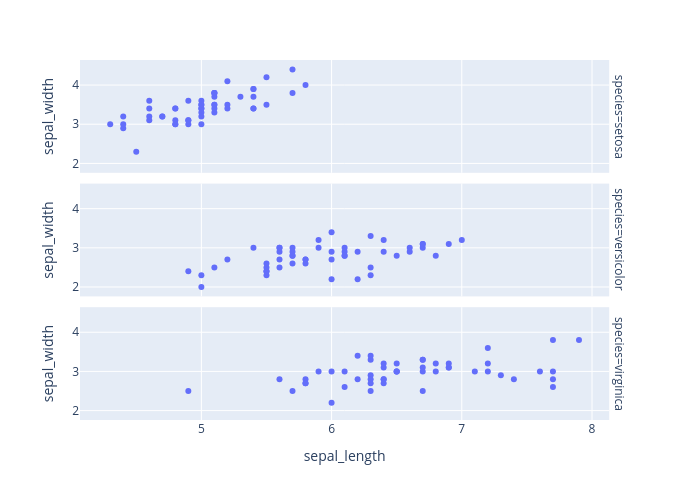

This figure's notebook cell:
### Code cell
px.scatter(data_frame=df, x='sepal_length', y='sepal_width', facet_row='species', height=500, width=700)

### Figure 1 — Plotly figure (JSON) as saved in the notebook; plotly's stock layout.template omitted (floating-point values rounded to 4 significant figures)
{"data": [{"hovertemplate": "species=setosa<br>sepal_length=%{x}<br>sepal_width=%{y}<extra></extra>", "legendgroup": "", "marker": {"color": "#636efa", "symbol": "circle"}, "mode": "markers", "name": "", "orientation": "v", "showlegend": false, "type": "scatter", "x": [5.1, 4.9, 4.7, 4.6, 5, 5.4, 4.6, 5, 4.4, 4.9, 5.4, 4.8, 4.8, 4.3, 5.8, 5.7, 5.4, 5.1, 5.7, 5.1, 5.4, 5.1, 4.6, 5.1, 4.8, 5, 5, 5.2, 5.2, 4.7, 4.8, 5.4, 5.2, 5.5, 4.9, 5, 5.5, 4.9, 4.4, 5.1, 5, 4.5, 4.4, 5, 5.1, 4.8, 5.1, 4.6, 5.3, 5], "xaxis": "x3", "y": [3.5, 3, 3.2, 3.1, 3.6, 3.9, 3.4, 3.4, 2.9, 3.1, 3.7, 3.4, 3, 3, 4, 4.4, 3.9, 3.5, 3.8, 3.8, 3.4, 3.7, 3.6, 3.3, 3.4, 3, 3.4, 3.5, 3.4, 3.2, 3.1, 3.4, 4.1, 4.2, 3.1, 3.2, 3.5, 3.6, 3, 3.4, 3.5, 2.3, 3.2, 3.5, 3.8, 3, 3.8, 3.2, 3.7, 3.3], "yaxis": "y3"}, {"hovertemplate": "species=versicolor<br>sepal_length=%{x}<br>sepal_width=%{y}<extra></extra>", "legendgroup": "", "marker": {"color": "#636efa", "symbol": "circle"}, "mode": "markers", "name": "", "orientation": "v", "showlegend": false, "type": "scatter", "x": [7, 6.4, 6.9, 5.5, 6.5, 5.7, 6.3, 4.9, 6.6, 5.2, 5, 5.9, 6, 6.1, 5.6, 6.7, 5.6, 5.8, 6.2, 5.6, 5.9, 6.1, 6.3, 6.1, 6.4, 6.6, 6.8, 6.7, 6, 5.7, 5.5, 5.5, 5.8, 6, 5.4, 6, 6.7, 6.3, 5.6, 5.5, 5.5, 6.1, 5.8, 5, 5.6, 5.7, 5.7, 6.2, 5.1, 5.7], "xaxis": "x2", "y": [3.2, 3.2, 3.1, 2.3, 2.8, 2.8, 3.3, 2.4, 2.9, 2.7, 2, 3, 2.2, 2.9, 2.9, 3.1, 3, 2.7, 2.2, 2.5, 3.2, 2.8, 2.5, 2.8, 2.9, 3, 2.8, 3, 2.9, 2.6, 2.4, 2.4, 2.7, 2.7, 3, 3.4, 3.1, 2.3, 3, 2.5, 2.6, 3, 2.6, 2.3, 2.7, 3, 2.9, 2.9, 2.5, 2.8], "yaxis": "y2"}, {"hovertemplate": "species=virginica<br>sepal_length=%{x}<br>sepal_width=%{y}<extra></extra>", "legendgroup": "", "marker": {"color": "#636efa", "symbol": "circle"}, "mode": "markers", "name": "", "orientation": "v", "showlegend": false, "type": "scatter", "x": [6.3, 5.8, 7.1, 6.3, 6.5, 7.6, 4.9, 7.3, 6.7, 7.2, 6.5, 6.4, 6.8, 5.7, 5.8, 6.4, 6.5, 7.7, 7.7, 6, 6.9, 5.6, 7.7, 6.3, 6.7, 7.2, 6.2, 6.1, 6.4, 7.2, 7.4, 7.9, 6.4, 6.3, 6.1, 7.7, 6.3, 6.4, 6, 6.9, 6.7, 6.9, 5.8, 6.8, 6.7, 6.7, 6.3, 6.5, 6.2, 5.9], "xaxis": "x", "y": [3.3, 2.7, 3, 2.9, 3, 3, 2.5, 2.9, 2.5, 3.6, 3.2, 2.7, 3, 2.5, 2.8, 3.2, 3, 3.8, 2.6, 2.2, 3.2, 2.8, 2.8, 2.7, 3.3, 3.2, 2.8, 3, 2.8, 3, 2.8, 3.8, 2.8, 2.8, 2.6, 3, 3.4, 3.1, 3, 3.1, 3.1, 3.1, 2.7, 3.2, 3.3, 3, 2.5, 3, 3.4, 3], "yaxis": "y"}], "layout": {"annotations": [{"font": {}, "showarrow": false, "text": "species=virginica", "textangle": 90, "x": 0.98, "xanchor": "left", "xref": "paper", "y": 0.1567, "yanchor": "middle", "yref": "paper"}, {"font": {}, "showarrow": false, "text": "species=versicolor", "textangle": 90, "x": 0.98, "xanchor": "left", "xref": "paper", "y": 0.5, "yanchor": "middle", "yref": "paper"}, {"font": {}, "showarrow": false, "text": "species=setosa", "textangle": 90, "x": 0.98, "xanchor": "left", "xref": "paper", "y": 0.8433, "yanchor": "middle", "yref": "paper"}], "height": 500, "legend": {"tracegroupgap": 0}, "margin": {"t": 60}, "width": 700, "xaxis": {"anchor": "y", "autorange": true, "domain": [0, 0.98], "range": [4.068, 8.132], "title": {"text": "sepal_length"}, "type": "linear"}, "xaxis2": {"anchor": "y2", "autorange": true, "domain": [0, 0.98], "matches": "x", "range": [4.068, 8.132], "showticklabels": false, "type": "linear"}, "xaxis3": {"anchor": "y3", "autorange": true, "domain": [0, 0.98], "matches": "x", "range": [4.068, 8.132], "showticklabels": false, "type": "linear"}, "yaxis": {"anchor": "x", "autorange": true, "domain": [0, 0.3133], "range": [1.76, 4.64], "title": {"text": "sepal_width"}, "type": "linear"}, "yaxis2": {"anchor": "x2", "autorange": true, "domain": [0.3433, 0.6567], "matches": "y", "range": [1.76, 4.64], "title": {"text": "sepal_width"}, "type": "linear"}, "yaxis3": {"anchor": "x3", "autorange": true, "domain": [0.6867, 1.0], "matches": "y", "range": [1.76, 4.64], "title": {"text": "sepal_width"}, "type": "linear"}}}
